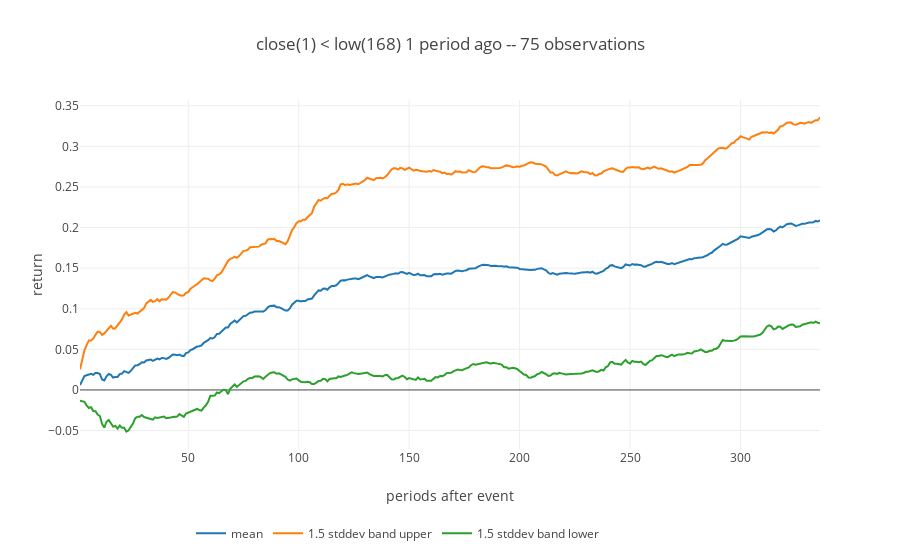

The code cell stored with this chart in its notebook:
### Markdown cell above
## Results

### Code cell
# Plot the result
iplot(fig)

### Figure 1 — Plotly figure (JSON) as saved in the notebook; plotly's stock layout.template omitted (floating-point values rounded to 4 significant figures; data arrays with more than 128 entries replaced by an {"elided": "..."} marker saying what was removed)
{"data": [{"name": "mean", "type": "scatter", "x": {"elided": "336 int values"}, "y": {"elided": "336 float values"}}, {"name": "1.5 stddev band upper", "type": "scatter", "x": {"elided": "336 int values"}, "y": {"elided": "336 float values"}}, {"name": "1.5 stddev band lower", "type": "scatter", "x": {"elided": "336 int values"}, "y": {"elided": "336 float values"}}], "layout": {"legend": {"orientation": "h", "x": 0.15, "y": -0.2}, "title": "close(1) < low(168) 1 period ago -- 75 observations", "xaxis": {"title": "periods after event"}, "yaxis": {"title": "return"}}}
